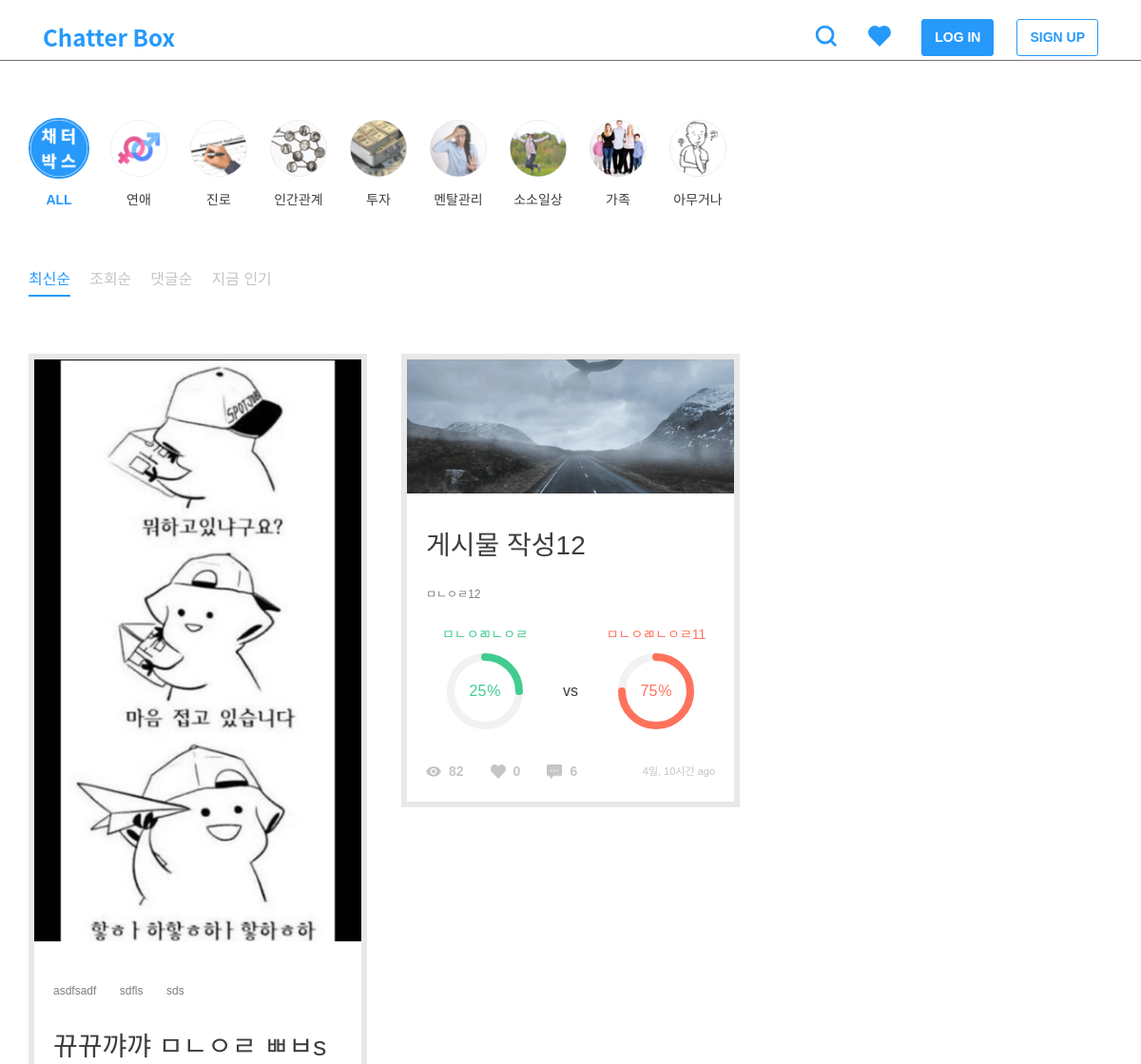
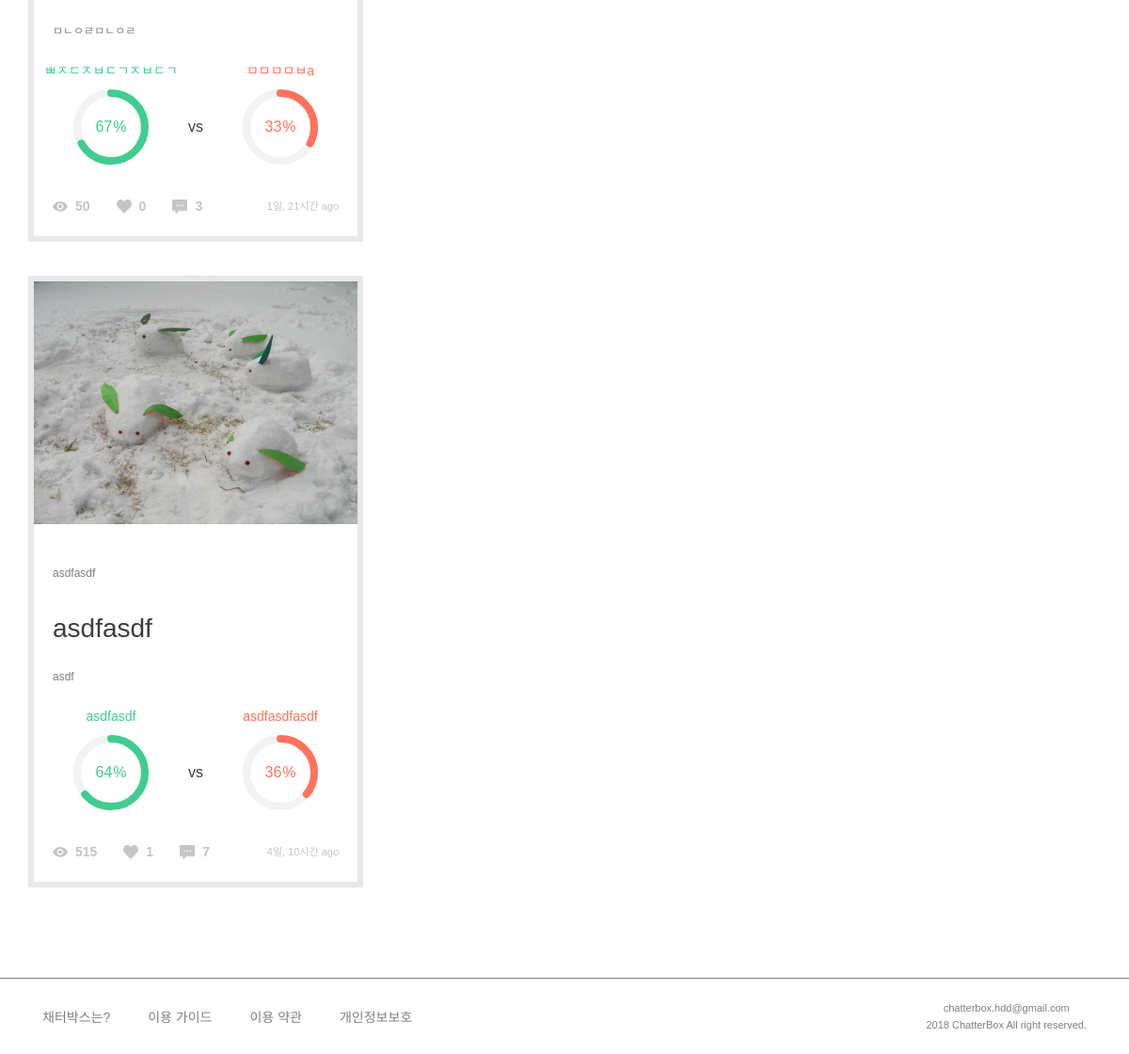
The page / on the database its author committed (2 pictures, top to bottom).
### post/models.py (models this page shows, shortened)
class Category(models.Model):
    name = models.CharField(max_length=200)
    slug = models.SlugField()
    parent = models.ForeignKey(
        'self', blank=True, null=True, related_name='children')
    class Meta:
        unique_together = ('slug', 'parent',)
        verbose_name_plural = "categories"  # categories under a parent with same slug

class TimeStampedModel(models.Model):
    created_at = models.DateTimeField(auto_now_add=True, null=True)
    updated_at = models.DateTimeField(auto_now=True, null=True)
    class Meta():
        abstract = True

class Post(TimeStampedModel):
    author = models.ForeignKey(settings.AUTH_USER_MODEL)
    category = models.ForeignKey('Category')
    title = models.CharField(max_length=160, null=True)
    thumbnail = models.ImageField(upload_to='post', blank=True, null=True)
    background = models.TextField()
    background_image1 = models.ImageField(
        upload_to='post', blank=True, null=True)
    background_image2 = models.ImageField(
        upload_to='post', blank=True, null=True)
    background_image3 = models.ImageField(
        upload_to='post', blank=True, null=True)
    tag = TagField()
    view_count = models.PositiveSmallIntegerField(default=0)
    share_count = models.PositiveSmallIntegerField(default=0)
    pro_title = models.CharField(max_length=160, null=True)
    con_title = models.CharField(max_length=160, null=True)
    @property
    def natural_time(self):
        return naturaltime(self.created_at)
    @property
    def likes_count(self):
        return self.like_users.all().count()
    @property
    def comment_count(self):
        all_count = self.comment_set.count()
        return all_count
    @property
    def pro_count(self):
        pro_sum = self.comment_set.filter(type=True).count()
        pro_comments = self.comment_set.filter(type=True)
        for comment in pro_comments:
            pro_sum = pro_sum + comment.count_comment_likes
        return pro_sum
    @property
    def con_count(self):
        con_sum = self.comment_set.filter(type=False).count()
        con_comments = self.comment_set.filter(type=False)
        for comment in con_comments:
            con_sum = con_sum + comment.count_comment_likes
        return con_sum
    @property
    def all_count(self):
        return self.pro_count + self.con_count
    @property
    def pro_percent(self):
        return self.pro_count / self.all_count
    @property
    def con_percent(self):
        return self.con_count / self.all_count
    class Meta:
        ordering = ['-created_at']

### post/views.py (the view)
# urls.py: url(r'^$', views.post_list, name='post_list'),
def post_list(request):
    sort = request.GET.get('sort', '')
    categories = Category.objects.all()
    if sort == 'likes':
        posts = Post.objects.annotate(like_count=Count(
            'like_users')).order_by('-like_count')
    elif sort == 'vs':
        posts = Post.objects.annotate(vs_abs=Count('comment', filter=Q(comment__type=True))-Count(
            'comment', filter=Q(comment__type=False))).order_by('-vs_abs')
    elif sort == 'views':
        posts = Post.objects.all().order_by('-view_count')
    elif sort == 'comments':
        posts = Post.objects.annotate(
            count=Count('comment')).order_by('-count')
    else:
        posts = Post.objects.all().order_by('-created_at')
    context = {'posts': posts, 'categories': categories, 'sort': sort, }
    return render(request, 'post/post_list.html', context)

### comment/models.py (called while the page is built)
    @property
    def count_comment_likes(self):
        return self.like_comments.all().count()

### post/templatetags/post_extras.py (called while the page is built)
@register.filter
def split_tags(value):
    tags = []
    split_comma = value.split(',')
    for tag in split_comma:
        split_space = tag.split(" ")
        for tag in split_space:
            if tag:
                tags.append(tag)
    return tags

### templates/post/post_list.html (shortened to what this page needs)
{% extends 'base.html' %}
{% load static %}
{% block customCSS %}
<link rel="stylesheet" href="{% static 'css/include/categories.css' %}" />
<link rel="stylesheet" href="{% static 'css/include/sorts.css' %}" />
<link rel="stylesheet" href="{% static 'css/post/post_list.css' %}" />
{% endblock %}
{% block content %}
<div class="row">
    {% include 'include/category.html' %}
    {% include 'include/sort.html' %}
</div>
<div class="row m60">
    <div class="columns">
        {% for post in posts %}
        {% include 'include/post.html' %}
        {% endfor %}
    </div>
</div>
{% endblock %}

### templates/include/category.html (shortened to what this page needs)
{% load static %}
<div class="category-wrap">
    <div class="category m60" name="{{ target }}">
        <a id="all" class="category-link" href="{% url 'post:post_list' %}">
            <img class="category-icon" src="{% static '/img/categories/all.png' %}" />
            <h6>ALL</h6>
        </a>
        {% for category in categories %}
        <a id="{{ category.slug }}" class="category-link" href="/post/category/{{ category.slug }}">
            <img class="category-icon" src="/static/img/categories/{{ category.slug }}.png" />
            <h6>{{ category.name }}</h6>
        </a>
        {% endfor %}
    </div>
</div>

### templates/include/post.html
{% load static %}
{% load post_extras %}
<figure id="post-{{ post.pk }}" style="width: 100%;">
    {% if post.thumbnail %}
    <a href="{% url 'post:post_detail' post_pk=post.pk %}">
        <img src="{{ post.thumbnail.url }}" alt="" class="post-image">
    </a>
    {% endif %}
    <div class="tag-list">
        {% for tag in post.tag|split_tags %}
        <span class="tag">{{ tag }}</span>
        {% endfor %}
    </div>
    <a href="{% url 'post:post_detail' post_pk=post.pk %}">
        <h3>{{ post.title }}</h3>
    </a>
    <div class="background">
        <p>{{ post.background|safe|truncatechars:160 }}</p>
    </div>
    <div class="percent-wrap">
        <div class="chart">
            <h6 class="label pro-title">{{ post.pro_title }}</h6>
            <div class="percentage pro-chart" data-percent="{% widthratio post.pro_percent 1 100 %}">
                <span class="pro-title">{% widthratio post.con_percent 1 100 %}</span><sup class="pro-title">%</sup>
            </div>
        </div>
        <h5>vs</h5>
        <div class="chart">
            <h6 class="label con-title">{{ post.con_title }}</h6>
            <div class="percentage con-chart" data-percent="{% widthratio post.con_percent 1 100 %}">
                <span class="con-title">{% widthratio post.con_percent 1 100 %}</span><sup class="con-title">%</sup>
            </div>
        </div>
    </div>
    <div class="btn-area">
        <img src="{% static '/img/view.png' %}" style="margin-top: 4px;" />
        <h6>{{ post.view_count }}</h6>
        <img src="{% static '/img/heart.png' %}" />
        <h6>{{ post.likes_count }}</h6>
        <img src="{% static '/img/comment.png' %}" />
        <h6>{{ post.comment_count }}</h6>
        <span class="ml-auto">{{ post.natural_time }}</span>
    </div>
</figure>

### static/css/style.css (style rules this page uses)
html, body, div, span, applet, object, iframe, h1, h2, h3, h4, h5, h6, p, blockquote, pre, a, abbr, acronym, address, big, cite, code, del, dfn, em, img, ins, kbd, q, s, samp, small, strike, strong, sub, sup, tt, var, b, u, i, center, dl, dt, dd, ol, ul, li, fieldset, form, label, legend, table, caption, tbody, tfoot, thead, tr, th, td, article, aside, canvas, details, embed, figure, figcaption, footer, header, hgroup, menu, nav, output, ruby, section, summary, time, mark, audio, video { margin: 0; padding: 0; border: 0; font-size: 100%; font: inherit; vertical-align: baseline; }
article, aside, details, figcaption, figure, footer, header, hgroup, menu, nav, section { display: block; }
body { display: flex; min-height: 100vh; flex-direction: column; font-family: "Noto Sans KR", sans-serif; }
a { all: unset; text-decoration: none !important; cursor: pointer; }
h3 { font-size: 28px; line-height: 42px; font-weight: 500; color: #3d3d3d; }
h5 { font-size: 16px; line-height: 24px; font-weight: 500; color: #3d3d3d; }
h6 { font-size: 14px; line-height: 24px; font-weight: 400; color: #3d3d3d; }
p { font-size: 12px; line-height: 20px; font-weight: 400; color: #7f7f7f; }
span { font-size: 11px; line-height: 18px; font-weight: 400; color: #7f7f7f; }
.tag { display: inline; margin-right: 20px; font-size: 12px; line-height: 3; font-weight: 400; color: #7f7f7f; cursor: pointer; word-break: keep-all; }
.m60 { margin-top: 60px; margin-bottom: 60px; }

### static/css/include/categories.css (style rules this page uses)
.category-wrap { width: 100%; }
.category { display: flex; width: 100%; }
.category .category-link { margin-right: 20px; text-align: center; }
.category .category-link .category-icon { width: 64px; height: 64px; margin-bottom: 6px; border-radius: 50%; border: 2px solid #fff; }
.category .category-link.active img { border: 2px solid #2699FB; }
.category .category-link.active h6 { font-weight: 700; color: #2699FB; }

### static/css/post/post_list.css (style rules this page uses)
.columns { column-width:320px; column-gap: 36px; }
.columns figure { display: inline-block; border: 6px solid #E8E8E8; margin-bottom: 36px; }
.columns figure .tag-list { margin: 30px 20px 20px; }
.columns figure img { width: 100%; }
.columns figure h3 { margin: 0 20px 20px; }
.columns figure .background { max-height: 100px; overflow: hidden; margin: 0 20px 20px; }
.columns figure .btn-area { display: flex; margin: 0 20px; padding-bottom: 20px; }
.columns figure .btn-area img { margin-top: 5px; width: 16px; height: 16px; }
.columns figure .btn-area h6 { display: inline; margin: 0 28px 0 8px; color: #C3C5C7; font-weight: 700; }
.columns figure .btn-area span { line-height: 24px; color: #C3C5C7; }
.percent-wrap { display: flex; justify-content: center; align-items: center; }
.percent-wrap .pro-title { color: #41cc90; }
.percent-wrap .con-title { color: #FF725C; }
.percent-wrap .chart { width: 50%; text-align: center; }
.percent-wrap .easyPieChart { position: relative; margin: 8px auto 32px; text-align: center; }
.percent-wrap .easyPieChart span { font-size: 16px; }
.percent-wrap .easyPieChart sup { top: 0; margin-left: 1px; }

### rows shown on the page
Category: slug (picture), name "연애"
Category: slug (picture), name "진로"
Category: slug (picture), name "인간관계"
Category: slug (picture), name "투자"
Category: slug (picture), name "멘탈관리"
Category: slug (picture), name "소소일상"
Category: slug (picture), name "가족"
Category: shows a picture, name "아무거나"
Post: thumbnail (picture), tag "asdfsadf" "sdfls" "sds", title "뀨뀨꺄꺄 ㅁㄴㅇㄹ ㅃㅂs", background "ㅁㄴㅇㄹㅁㄴㅇㄹ", pro_title "ㅃㅈㄷㅈㅂㄷㄱㅈㅂㄷㄱ", con_title "ㅁㅁㅁㅁㅂa", view_count "50", likes_count "0", comment_count "3", natural_time "1일, 21시간 ago"
Post: thumbnail (picture), tag "asdfasdf", title "asdfasdf", background "asdf", pro_title "asdfasdf", con_title "asdfasdfasdf", view_count "515", likes_count "1", comment_count "7", natural_time "4일, 10시간 ago"
Post: thumbnail (picture), title "게시물 작성12", background "ㅁㄴㅇㄹ12", pro_title "ㅁㄴㅇㄻㄴㅇㄹ", con_title "ㅁㄴㅇㄻㄴㅇㄹ11", view_count "82", likes_count "0", comment_count "6", natural_time "4일, 10시간 ago"
